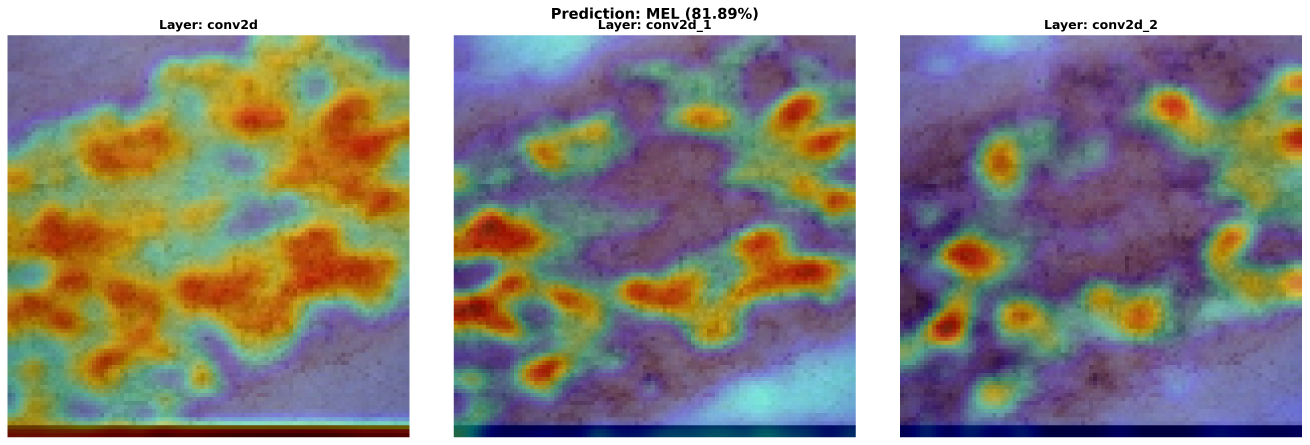
#> input picture gradcam_layer_comparison.png, 5238 x 1779 px (shown at 1/4 size)
$ python -i preprocess.py   (imports and definitions only)
#> lines starting #> are read from the running program, lines starting #| are printed output that depends on the picture; after the words box and inside, x2 and y2 are one past the last pixel; in counts of white or black regions, pixels touching at a corner belong together
from __future__ import annotations

import cv2
import numpy as np


def read_rgb(path: str, image_size: int = 150) -> np.ndarray:
#> called with path = '../../gradcam_layer_comparison.png', image_size = 150
    image = cv2.imread(path, cv2.IMREAD_COLOR)
#> image is the input picture: shape (1779, 5238, 3); mean B, G, R 130.4, 136.8, 141.7
    if image is None:
        raise FileNotFoundError(path)
    image = cv2.cvtColor(image, cv2.COLOR_BGR2RGB)
    image = cv2.resize(image, (image_size, image_size), interpolation=cv2.INTER_AREA)
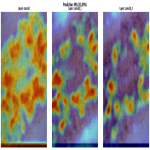
#> image: shape (150, 150, 3); mean R, G, B 141.7, 136.8, 130.4
    return image


def normalize_image(image: np.ndarray) -> np.ndarray:
    return image.astype(np.float32) / 255.0


def estimate_lesion_mask(image_rgb: np.ndarray) -> np.ndarray:
    """Otsu + morphological opening/closing + largest connected component."""
    gray = cv2.cvtColor(image_rgb, cv2.COLOR_RGB2GRAY)
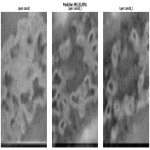
#> gray: shape (150, 150); min 7, max 255, mean 137.6
    blur = cv2.GaussianBlur(gray, (5, 5), 0)
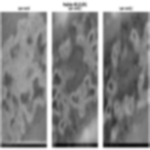
#> blur: shape (150, 150); min 18, max 255, mean 137.1
    _, mask1 = cv2.threshold(blur, 0, 255, cv2.THRESH_BINARY + cv2.THRESH_OTSU)
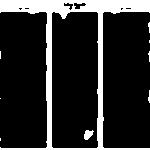
#> mask1: shape (150, 150); 16.4% white; 9 white regions (7 under 20 px), largest, box (x1, y1, x2, y2) and area: (0, 0, 150, 150) 3562, (84, 130, 94, 140) 67
    _, mask2 = cv2.threshold(blur, 0, 255, cv2.THRESH_BINARY_INV + cv2.THRESH_OTSU)
    # Pick the polarity whose foreground is not almost the whole image and is closest to lesion-like coverage.
    candidates = []
    for m in (mask1, mask2):
        cov = float((m > 0).mean())
        score = abs(cov - 0.35) + (10.0 if cov < 0.02 or cov > 0.95 else 0.0)
        candidates.append((score, m))
#> this loop made 2 passes
#> (cov, score) on passes 1 to 2: (0.164, 0.186), (0.836, 0.486)
#> after the loop, candidates = 2 items
    mask = min(candidates, key=lambda x: x[0])[1]
    kernel = np.ones((5, 5), np.uint8)
    mask = cv2.morphologyEx(mask, cv2.MORPH_OPEN, kernel)
#> mask: shape (150, 150); 14.3% white; 2 white regions, box (x1, y1, x2, y2) and area: (0, 0, 150, 150) 3155, (84, 131, 92, 139) 55
    mask = cv2.morphologyEx(mask, cv2.MORPH_CLOSE, kernel)
#> mask: shape (150, 150); 14.4% white; 2 white regions, box (x1, y1, x2, y2) and area: (0, 0, 150, 150) 3189, (84, 131, 92, 139) 55
    num, labels, stats, _ = cv2.connectedComponentsWithStats((mask > 0).astype(np.uint8), connectivity=8)
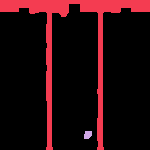
#> labels: shape (150, 150) int32; 3 distinct labels, from 0 to 2; one colour per label, 0 black
#> num = 3; stats = [[0, 4, 150, 146, 19256], [0, 0, 150, 150, 3189], [84, 131, 8, 8, 55]]
    if num <= 1:
        return (mask > 0).astype(np.uint8)
    largest = 1 + np.argmax(stats[1:, cv2.CC_STAT_AREA])
#> largest = 1
    return (labels == largest).astype(np.uint8)
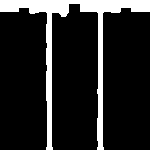
#> returned value: shape (150, 150); values 0 (black) and 1 (white), 14.2% white; 1 white region, box (x1, y1, x2, y2) and area: (0, 0, 150, 150) 3189


def lesion_coverage(image_rgb: np.ndarray) -> float:
    mask = estimate_lesion_mask(image_rgb)
    return float(mask.mean())


def patch_size_from_coverage(coverage: float, thresholds=(0.25, 0.50)) -> int:
    if coverage < thresholds[0]:
        return 8
    if coverage < thresholds[1]:
        return 16
    return 32


def preprocess_path(path: str, image_size: int = 150, thresholds=(0.25, 0.50)):
    rgb = read_rgb(path, image_size)
    coverage = lesion_coverage(rgb)
#> coverage = 0.142
    patch_size = patch_size_from_coverage(coverage, thresholds)
#> patch_size = 8
    return normalize_image(rgb), coverage, patch_size
#> in normalize_image, `return image.astype(np.float32) / 255.0`:
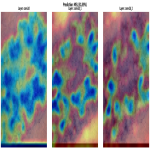
#> returned value: shape (150, 150, 3) float32; mean of channels 0, 1, 2 0.556, 0.537, 0.511; drawn as B, G, R

>>> result = preprocess_path('../../gradcam_layer_comparison.png')

$ run again, on gradcam_visualization.png
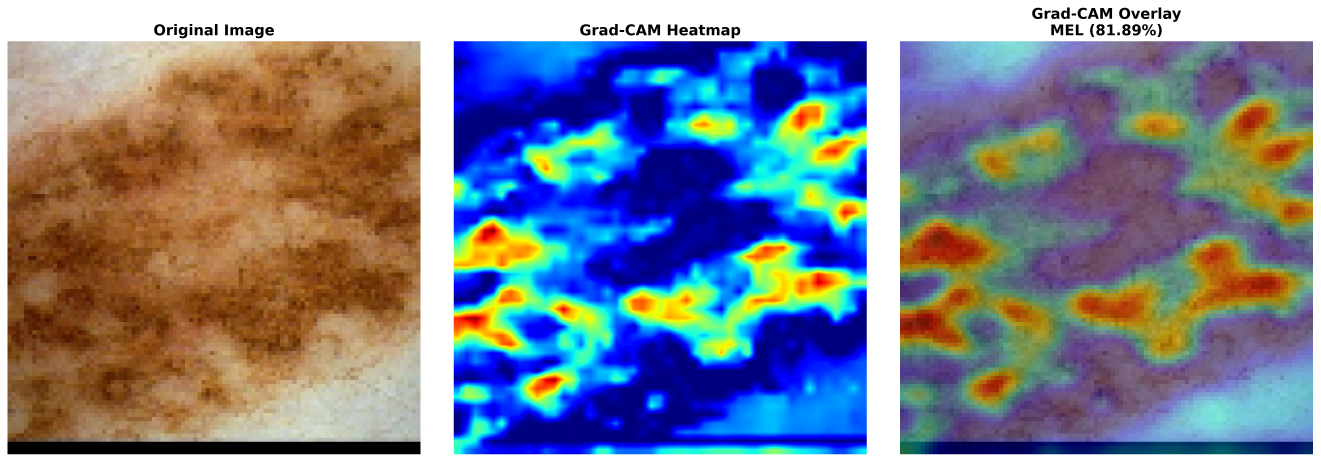
#> input picture gradcam_visualization.png, 5281 x 1847 px (shown at 1/4 size)
#> in read_rgb, image is the input picture: shape (1847, 5281, 3); mean B, G, R 143.9, 128.7, 123.9
#> in estimate_lesion_mask, `_, mask1 = cv2.threshold(blur, 0, 255, cv2.THRESH_BINARY + cv2.THRESH_..`:
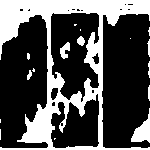
#> mask1: shape (150, 150); 31% white; 17 white regions (9 under 20 px), largest, box (x1, y1, x2, y2) and area: (0, 0, 150, 150) 6329, (131, 108, 150, 143) 312, (60, 42, 70, 59) 103
#> the loop in estimate_lesion_mask, `for m in (mask1, mask2):` made 2 passes
#> (cov, score) on passes 1 to 2: (0.31, 0.0398), (0.69, 0.34)
#> after the loop in estimate_lesion_mask, `for m in (mask1, mask2):`: candidates = 2 items
#> labels: shape (150, 150) int32; 8 distinct labels, from 0 to 7
#> num = 8; stats = [[0, 9, 150, 141, 16495], [0, 0, 150, 45, 2844], [22, 27, 81, 123, 2153], [60, 44, 10, 10, 63], [47, 55, 17, 37, 323], [66, 115, 39, 35, 300], [132, 119, 18, 23, 292], [131, 147, 10, 3, 30]]
#> largest = 1
#> coverage = 0.126
#> patch_size = 8
#> in normalize_image, `return image.astype(np.float32) / 255.0`:
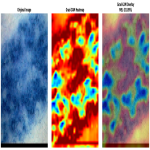
#> returned value: shape (150, 150, 3) float32; mean of channels 0, 1, 2 0.486, 0.505, 0.564; drawn as B, G, R
